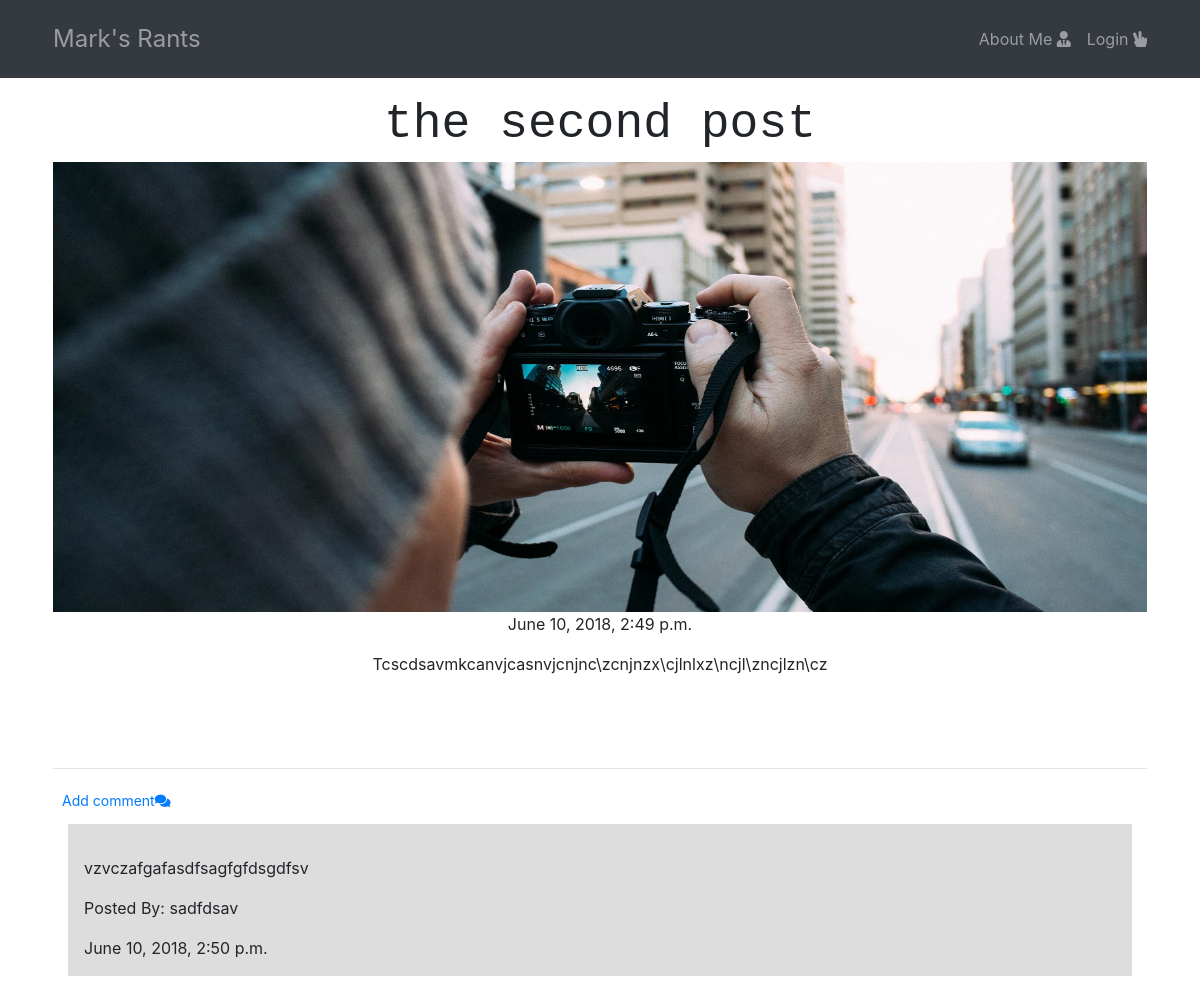
Screenshot of /post/2 with the database file from the repository.
### blog/models.py (models this page shows, shortened)
class Post(models.Model):
    author = models.ForeignKey('auth.User')
    title = models.CharField(max_length=200)
    text = models.TextField()
    created_date = models.DateTimeField(default=timezone.now)
    published_date = models.DateTimeField(blank=True, null=True)
    thumbnail = models.ImageField(upload_to=get_upload_file_name)

class Comment(models.Model):
    post = models.ForeignKey('blog.Post', related_name='comments')
    author = models.CharField(max_length=200)
    text = models.TextField()
    created_date = models.DateTimeField(default=timezone.now)
    approved_comment = models.BooleanField(default=False)

### blog/views.py (the view)
# urls.py: url(r'^post/(?P<pk>\d+)$',views.PostDetailView.as_view(),name='post_detail'),
class PostDetailView(DetailView):
    model = Post

### blog/templates/blog/post_detail.html (shortened to what this page needs)
{% extends "blog/base.html" %}
{% block content %}
<div class="container-centered">
    <h1 class="posttitle loader">
        {{post.title}}
    </h1>
    <div class="imgcentered">
        {% if post.thumbnail %}
        <img src="../../media/{{post.thumbnail}}" width="100%" height="450px" alt="myimg"> {% else %}
        <img class="card-img-top" src="../../static/img/Girl_29.jpg" width="600px" alt="Card image cap"> {% endif %}
    </div>
    <div class="datefield">
        {% if post.published_date %}
        <div class="date postdate">
            {{ post.published_date }}
        </div>
        {% else %}
        <a href="{% url 'post_publish' pk=post.pk %}" class="btn btn-default">Publish
                <i class="fa fa-check-circle"></i>
        </a>
        {% endif %}
    </div>
    <div class="textarea">
        <p class="postcontent">{{ post.text|safe|linebreaksbr }}</p>
    </div>
    <hr>
    <div class="commentarea">
        <a class="btn btn-default btn-sm" href="{% url 'add_comment_to_post' pk=post.pk %}">Add comment<i class="fa fa-comments"></i></a>
        <div class="container">
            {% for comment in post.comments.all %}
                {% if user.is_authenticated or comment.approved_comment %}
                <div class="commentsection">
                    <p class="posttext">{{comment.text|safe|linebreaks}}</p>
                    <p class="postauthor">Posted By: {{comment.author}}</p>
                    {{comment.created_date}}
                </div>
            {% endif %}
            {% empty %}
                <p>No Comment</p>
            {% endfor %}
        </div>
    </div>
</div>
{% endblock content %}

### blog/static/css/blog.css (style rules this page uses)
.postdate { text-align: center; }
.posttitle { font-family: 'Courier New', Courier, monospace; font-size: 3em; text-align: center; }
.postcontent { font-family: 'Courier New', Courier, monospace; font-size: 1.5em; }
.container-centered { margin-top: 0; padding: 0.5em; }
.textarea { min-height: 100px; text-align: center; border-radius: 5px; margin: 1em 0; }
.commentsection { margin: 0.5em 0; background: #dddddd; padding: 1em; }

### rows the page displays
Post: title "the second post", thumbnail (picture), published_date "June 10, 2018, 2:49 p.m.", text "Tcscdsavmkcanvjcasnvjcnjnc\\zcnjnzx\\cjlnlxz\\ncjl\\zncjlzn\\cz"
Comment: text "vzvczafgafasdfsagfgfdsgdfsv", author "sadfdsav", created_date "June 10, 2018, 2:50 p.m."
